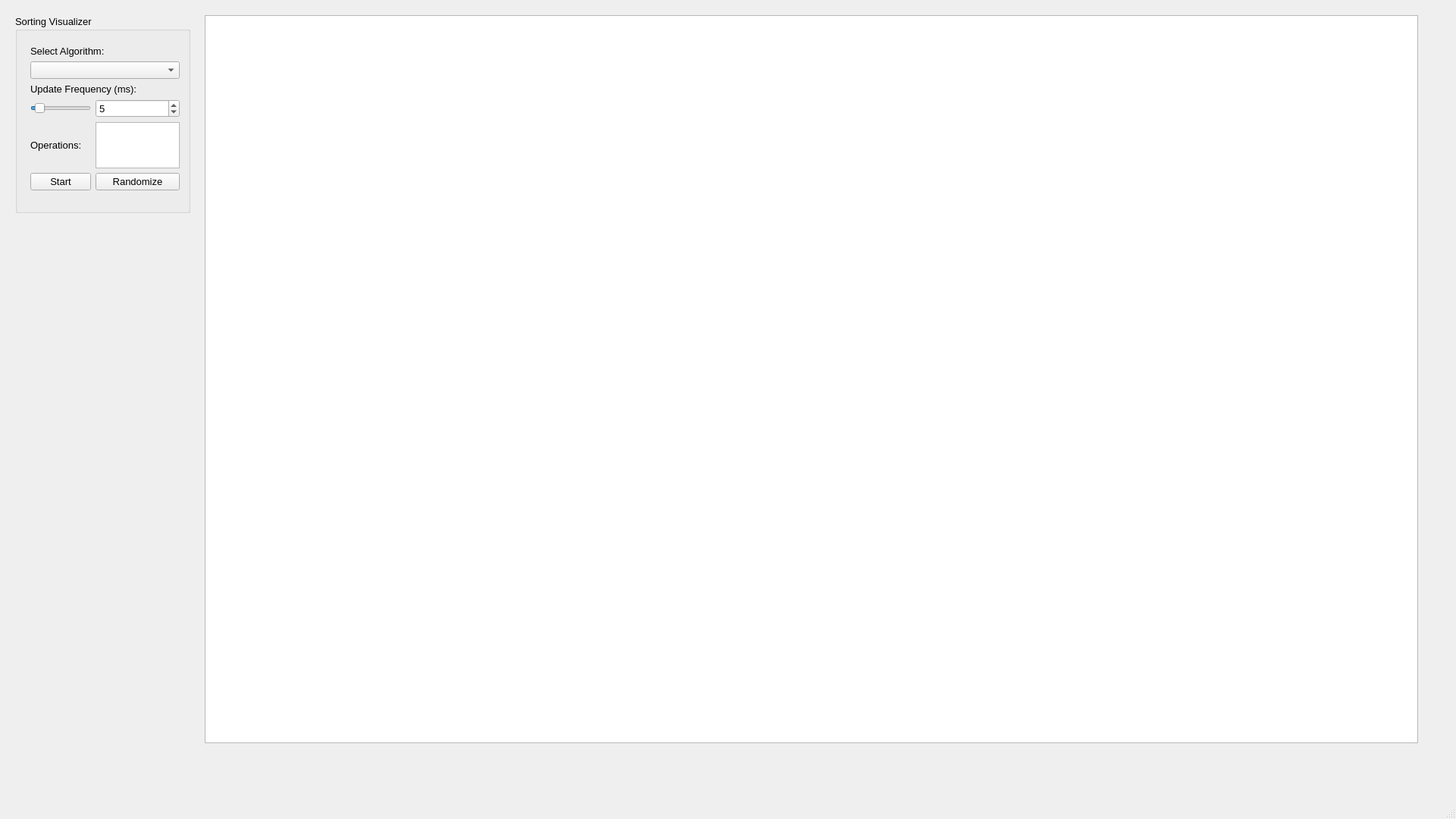
<?xml version="1.0" encoding="UTF-8"?>
<ui version="4.0">
 <class>MainWindow</class>
 <widget class="QMainWindow" name="MainWindow">
  <property name="geometry">
   <rect>
    <x>0</x>
    <y>0</y>
    <width>1920</width>
    <height>1080</height>
   </rect>
  </property>
  <property name="windowTitle">
   <string>Sorting Visualizer</string>
  </property>
  <property name="windowIcon">
   <iconset>
    <normaloff>../../../Pictures/SortVisualizer.JPG</normaloff>../../../Pictures/SortVisualizer.JPG</iconset>
  </property>
  <widget class="QWidget" name="centralwidget">
   <widget class="QGraphicsView" name="graphicsView">
    <property name="geometry">
     <rect>
      <x>270</x>
      <y>20</y>
      <width>1600</width>
      <height>960</height>
     </rect>
    </property>
   </widget>
   <widget class="QGroupBox" name="groupBox">
    <property name="geometry">
     <rect>
      <x>20</x>
      <y>20</y>
      <width>231</width>
      <height>261</height>
     </rect>
    </property>
    <property name="font">
     <font>
      <pointsize>10</pointsize>
     </font>
    </property>
    <property name="title">
     <string>Sorting Visualizer</string>
    </property>
    <widget class="QWidget" name="gridLayoutWidget">
     <property name="geometry">
      <rect>
       <x>20</x>
       <y>40</y>
       <width>197</width>
       <height>191</height>
      </rect>
     </property>
     <layout class="QGridLayout" name="gridLayout">
      <item row="5" column="1">
       <widget class="QPushButton" name="randomizeButton">
        <property name="text">
         <string>Randomize</string>
        </property>
       </widget>
      </item>
      <item row="3" column="0">
       <widget class="QSlider" name="frequencySlider">
        <property name="minimum">
         <number>1</number>
        </property>
        <property name="maximum">
         <number>50</number>
        </property>
        <property name="value">
         <number>5</number>
        </property>
        <property name="orientation">
         <enum>Qt::Horizontal</enum>
        </property>
       </widget>
      </item>
      <item row="2" column="0" colspan="2">
       <widget class="QLabel" name="frequencyLabel">
        <property name="text">
         <string>Update Frequency (ms):</string>
        </property>
       </widget>
      </item>
      <item row="3" column="1">
       <widget class="QSpinBox" name="spinBox">
        <property name="minimum">
         <number>1</number>
        </property>
        <property name="maximum">
         <number>50</number>
        </property>
        <property name="value">
         <number>5</number>
        </property>
       </widget>
      </item>
      <item row="0" column="0" colspan="2">
       <widget class="QLabel" name="algoLabel">
        <property name="text">
         <string>Select Algorithm:</string>
        </property>
       </widget>
      </item>
      <item row="1" column="0" colspan="2">
       <widget class="QComboBox" name="comboBox"/>
      </item>
      <item row="5" column="0">
       <widget class="QPushButton" name="startButton">
        <property name="text">
         <string>Start</string>
        </property>
       </widget>
      </item>
      <item row="4" column="0">
       <widget class="QLabel" name="swapsLabel">
        <property name="text">
         <string>Operations:</string>
        </property>
       </widget>
      </item>
      <item row="4" column="1">
       <widget class="QTextEdit" name="swapsCount">
        <property name="sizePolicy">
         <sizepolicy hsizetype="Preferred" vsizetype="Preferred">
          <horstretch>0</horstretch>
          <verstretch>0</verstretch>
         </sizepolicy>
        </property>
        <property name="readOnly">
         <bool>true</bool>
        </property>
       </widget>
      </item>
     </layout>
    </widget>
   </widget>
  </widget>
  <widget class="QMenuBar" name="menubar">
   <property name="geometry">
    <rect>
     <x>0</x>
     <y>0</y>
     <width>1920</width>
     <height>25</height>
    </rect>
   </property>
  </widget>
  <widget class="QStatusBar" name="statusbar"/>
 </widget>
 <resources/>
 <connections/>
</ui>
